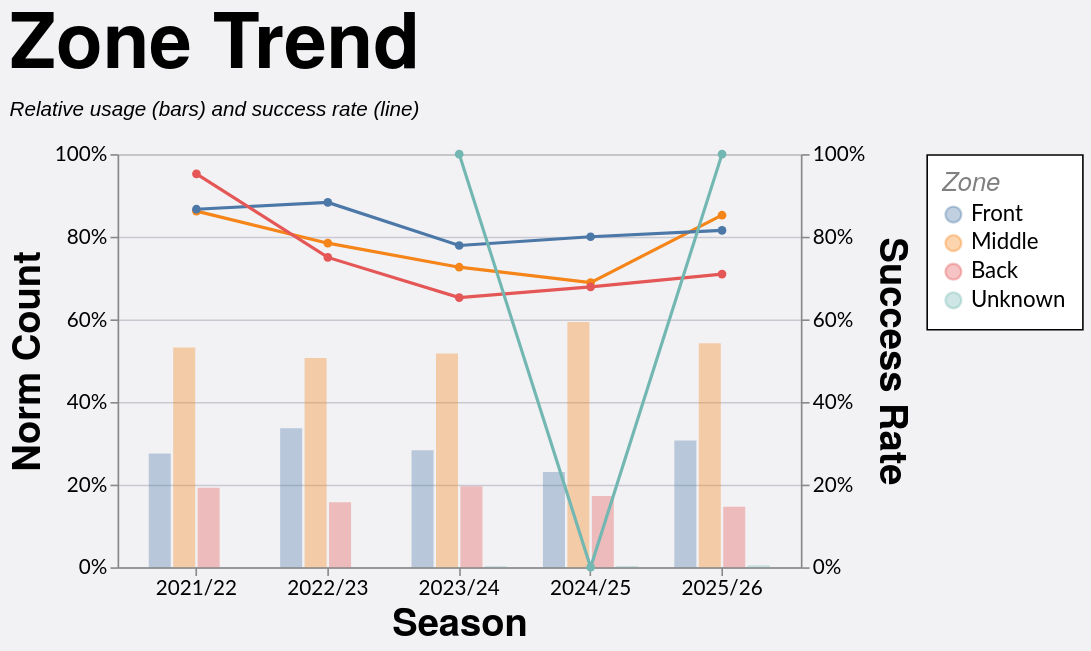

Vega-Lite specification stored for this chart:
### Vega-Lite specification from a JSON file in a GitHub repository (floating-point values rounded to 4 significant figures; data arrays with more than 128 entries replaced by an {"elided": "..."} marker saying what was removed)
{"config": {"axis": {"labelFont": "Lato, sans-serif", "titleFont": "PT Sans Narrow, Helvetica Neue, Helvetica, Arial, sans-serif", "labelFontSize": 13, "titleFontSize": 24, "gridColor": "#202947", "gridOpacity": 0.2}, "header": {"labelFont": "PT Sans Narrow, Helvetica Neue, Helvetica, Arial, sans-serif", "titleFont": "PT Sans Narrow, Helvetica Neue, Helvetica, Arial, sans-serif", "labelFontSize": 24, "titleFontSize": 28, "labelFontWeight": "bold", "orient": "left"}, "legend": {"labelFont": "Lato, sans-serif", "titleFont": "PT Sans Narrow, Helvetica Neue, Helvetica, Arial, sans-serif", "labelFontSize": 14, "titleFontSize": 16, "titlePadding": 5, "fillColor": "white", "strokeColor": "black", "padding": 10, "titleFontWeight": "lighter", "titleFontStyle": "italic", "titleColor": "gray", "offset": 10}, "title": {"font": "PT Sans Narrow, Helvetica Neue, Helvetica, Arial, sans-serif", "fontSize": 48, "fontWeight": "bold", "anchor": "start", "align": "center", "titlePadding": 20, "subtitlePadding": 10, "subtitleFontSize": 13, "subtitleColor": "", "subtitleFontStyle": "italic", "offset": 15, "color": "black"}, "axisX": {"labelAngle": 0}, "facet": {"title": null, "header": null, "align": {"row": "each", "column": "each"}}, "resolve": {"scale": {"y": "independent", "facet": "independent"}}, "background": "#f2f1f4", "scale": {"offsetBandPaddingOuter": 0.2, "offsetBandPaddingInner": 0.1}}, "layer": [{"mark": {"type": "bar", "opacity": 0.35}, "encoding": {"color": {"field": "area", "sort": ["Front", "Middle", "Back"], "title": "Zone", "type": "nominal"}, "tooltip": [{"field": "season", "title": "Season", "type": "nominal"}, {"field": "area", "title": "Zone", "type": "nominal"}, {"field": "won", "format": ",.0f", "title": "Won", "type": "quantitative"}, {"field": "attempts", "format": ",.0f", "title": "Attempts", "type": "quantitative"}, {"field": "norm_count", "format": ".1%", "title": "Norm Count", "type": "quantitative"}, {"field": "success_rate", "format": ".1%", "title": "Success Rate", "type": "quantitative"}], "x": {"field": "season", "sort": ["2021/22", "2022/23", "2023/24", "2024/25", "2025/26"], "title": "Season", "type": "nominal"}, "xOffset": {"field": "area", "sort": ["Front", "Middle", "Back"], "type": "nominal"}, "y": {"axis": {"format": "%", "orient": "left"}, "field": "norm_count", "scale": {"domain": [0, 1]}, "title": "Norm Count", "type": "quantitative"}}, "transform": [{"filter": "(loSquad == 'All' || datum.squad == loSquad) && (loGameType == 'All' || (loGameType == 'League + Cup' && (datum.game_type == 'League' || datum.game_type == 'Cup')) || (loGameType == 'League only' && datum.game_type == 'League') || datum.game_type == loGameType) && (loOpposition == 'All' || datum.opposition == loOpposition) && (loThrower == 'All' || datum.thrower == loThrower) && (loJumper == 'All' || datum.jumper == loJumper) && (loArea == 'All' || datum.area == loArea) && (loNumbers == 'All' || datum.numbers == loNumbers) && (loCallType == 'All' || datum.call_type == loCallType)"}, {"aggregate": [{"op": "count", "as": "attempts"}, {"op": "sum", "field": "won", "as": "won"}], "groupby": ["season", "area"]}, {"joinaggregate": [{"op": "sum", "field": "attempts", "as": "season_attempts"}], "groupby": ["season"]}, {"calculate": "datum.attempts / datum.season_attempts", "as": "norm_count"}, {"calculate": "datum.won / datum.attempts", "as": "success_rate"}]}, {"mark": {"type": "line", "point": true, "strokeWidth": 2}, "encoding": {"color": {"field": "area", "sort": ["Front", "Middle", "Back"], "title": "Zone", "type": "nominal"}, "detail": {"field": "area", "type": "nominal"}, "tooltip": [{"field": "season", "title": "Season", "type": "nominal"}, {"field": "area", "title": "Zone", "type": "nominal"}, {"field": "won", "format": ",.0f", "title": "Won", "type": "quantitative"}, {"field": "attempts", "format": ",.0f", "title": "Attempts", "type": "quantitative"}, {"field": "norm_count", "format": ".1%", "title": "Norm Count", "type": "quantitative"}, {"field": "success_rate", "format": ".1%", "title": "Success Rate", "type": "quantitative"}], "x": {"field": "season", "sort": ["2021/22", "2022/23", "2023/24", "2024/25", "2025/26"], "title": "Season", "type": "nominal"}, "y": {"axis": {"format": "%", "orient": "right"}, "field": "success_rate", "scale": {"domain": [0, 1]}, "title": "Success Rate", "type": "quantitative"}}, "transform": [{"filter": "(loSquad == 'All' || datum.squad == loSquad) && (loGameType == 'All' || (loGameType == 'League + Cup' && (datum.game_type == 'League' || datum.game_type == 'Cup')) || (loGameType == 'League only' && datum.game_type == 'League') || datum.game_type == loGameType) && (loOpposition == 'All' || datum.opposition == loOpposition) && (loThrower == 'All' || datum.thrower == loThrower) && (loJumper == 'All' || datum.jumper == loJumper) && (loArea == 'All' || datum.area == loArea) && (loNumbers == 'All' || datum.numbers == loNumbers) && (loCallType == 'All' || datum.call_type == loCallType)"}, {"aggregate": [{"op": "count", "as": "attempts"}, {"op": "sum", "field": "won", "as": "won"}], "groupby": ["season", "area"]}, {"joinaggregate": [{"op": "sum", "field": "attempts", "as": "season_attempts"}], "groupby": ["season"]}, {"calculate": "datum.attempts / datum.season_attempts", "as": "norm_count"}, {"calculate": "datum.won / datum.attempts", "as": "success_rate"}]}], "data": {"name": "data-e2cc7a9e7d11ff6d493dc632215dd0ca"}, "height": 260, "params": [{"name": "loSquad", "value": "All"}, {"name": "loSeason", "value": "All"}, {"name": "loGameType", "value": "All"}, {"name": "loOpposition", "value": "All"}, {"name": "loThrower", "value": "All"}, {"name": "loJumper", "value": "All"}, {"name": "loArea", "value": "All"}, {"name": "loNumbers", "value": "All"}, {"name": "loCallType", "value": "All"}], "resolve": {"scale": {"y": "independent"}}, "title": {"text": "Zone Trend", "subtitle": "Relative usage (bars) and success rate (line)"}, "width": 430, "$schema": "https://vega.github.io/schema/vega-lite/v5.20.1.json", "datasets": {"data-e2cc7a9e7d11ff6d493dc632215dd0ca": {"elided": "1242 records"}}}
